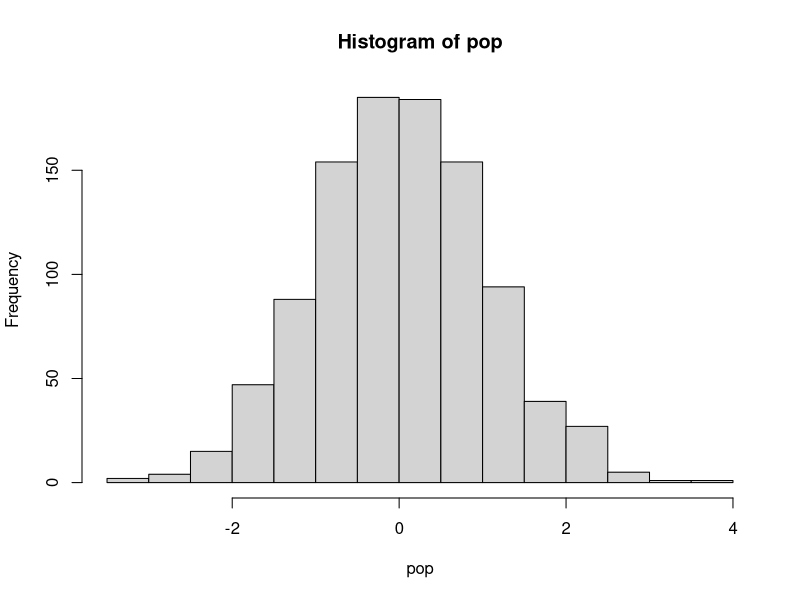
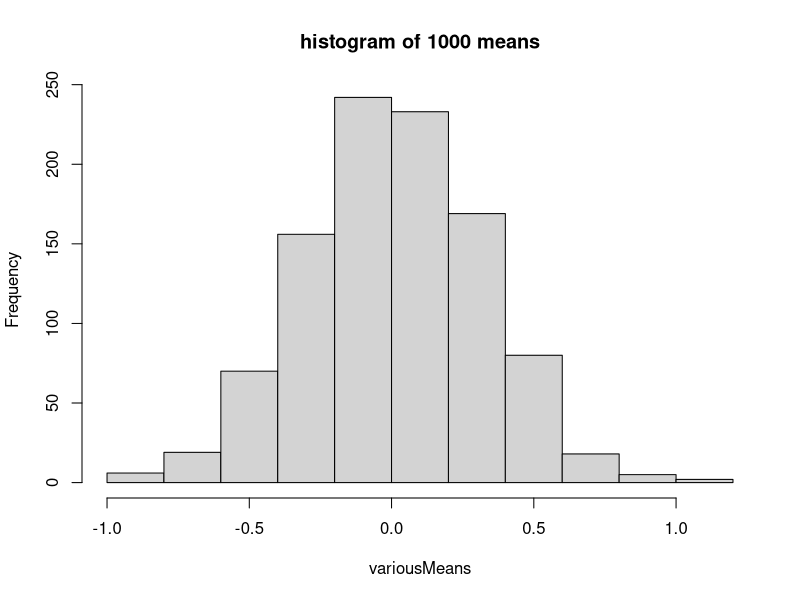

These charts were generated, in order, by the following R code:
#RMS1 lab 6 - sampling

#population of 1000 normally distributed people
pop <- rnorm(n = 1000)
hist(pop)

sampleMean <- function(n, population){
  aSample <- sample(population, size = n, replace = TRUE)
  return(mean(aSample))
  }

aMean <-sampleMean(n=10, population=pop)
print(aMean)

n <-1000
variousMeans <-replicate(n=n, sampleMean(n=10, population=pop))
hist(variousMeans, main = paste("histogram of", n, "means"))
